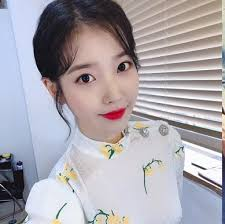
#> input picture iu.jpg, 225 x 224 px
$ python temp.py
#> lines starting #> are read from the running program, lines starting #| are printed output that depends on the picture; after the words box and inside, x2 and y2 are one past the last pixel; in counts of white or black regions, pixels touching at a corner belong together
import cv2
import numpy as np
from matplotlib import pyplot as plt

img=cv2.imread('iu.jpg')#,cv2.IMREAD_GRAYSCALE)
#> img is the input picture: shape (224, 225, 3); mean B, G, R 172.3, 165.9, 170.5

aa = img[100:150,100:150]
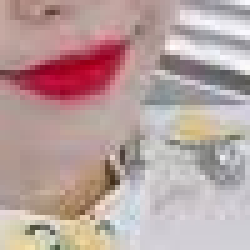
#> aa: shape (50, 50, 3) (shown 5 times larger); mean B, G, R 159, 160.8, 184.2
img[10:60,10:60] = aa
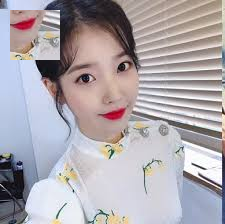
#> img: shape (224, 225, 3); 4.96% of pixels changed, all inside (x1, y1, x2, y2) = (10, 10, 60, 60)
img[:,:,0]=0
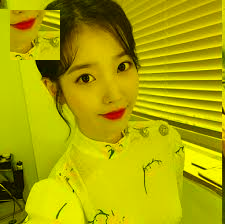
#> img: shape (224, 225, 3); mean B, G, R 0, 167.6, 173.7
img[:,:,1]=2
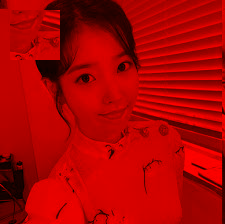
#> img: shape (224, 225, 3); mean B, G, R 0, 2, 173.7

cv2.imwrite('iuuuuu.jpg',img)
print(img)
#> (printed output is left out)
cv2.imshow('iuiuiuiu',img)
cv2.waitKey(0)
cv2.destroyAllWindows()

# plt.imshow(img, cmap = 'gray', interpolation = 'bicubic')
# plt.xticks([]), plt.yticks([]) # to hide tick values on X and Y axis
# plt.show()
